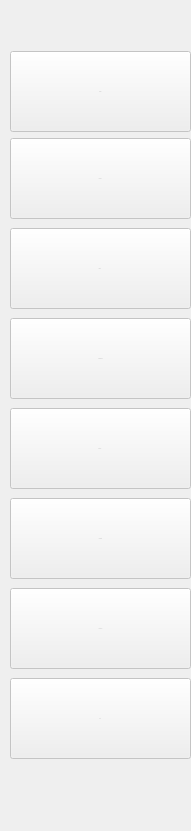
   <widget class="QGroupBox" name="groupBox_5">
    <property name="enabled">
     <bool>false</bool>
    </property>
    <property name="geometry">
     <rect>
      <x>0</x>
      <y>20</y>
      <width>191</width>
      <height>831</height>
     </rect>
    </property>
    <property name="styleSheet">
     <string notr="true">QGroupBox{
border:none;
}
</string>
    </property>
    <property name="title">
     <string/>
    </property>
    <widget class="QPushButton" name="out_btn">
     <property name="geometry">
      <rect>
       <x>10</x>
       <y>678</y>
       <width>181</width>
       <height>81</height>
      </rect>
     </property>
     <property name="font">
      <font>
       <pointsize>-1</pointsize>
      </font>
     </property>
     <property name="cursor">
      <cursorShape>PointingHandCursor</cursorShape>
     </property>
     <property name="text">
      <string> Out    </string>
     </property>
     <property name="icon">
      <iconset resource="file.qrc">
       <normaloff>:/photos/logout (1).png</normaloff>:/photos/logout (1).png</iconset>
     </property>
     <property name="iconSize">
      <size>
       <width>40</width>
       <height>40</height>
      </size>
     </property>
    </widget>
    <widget class="QPushButton" name="today_btn">
     <property name="enabled">
      <bool>false</bool>
     </property>
     <property name="geometry">
      <rect>
       <x>10</x>
       <y>51</y>
       <width>181</width>
       <height>81</height>
      </rect>
     </property>
     <property name="font">
      <font>
       <pointsize>-1</pointsize>
      </font>
     </property>
     <property name="cursor">
      <cursorShape>PointingHandCursor</cursorShape>
     </property>
     <property name="focusPolicy">
      <enum>Qt::StrongFocus</enum>
     </property>
     <property name="styleSheet">
      <string notr="true"/>
     </property>
     <property name="text">
      <string>Today </string>
     </property>
     <property name="icon">
      <iconset resource="file.qrc">
       <normaloff>:/photos/newspaper.png</normaloff>:/photos/newspaper.png</iconset>
     </property>
     <property name="iconSize">
      <size>
       <width>40</width>
       <height>40</height>
      </size>
     </property>
    </widget>
    <widget class="QPushButton" name="client_btn">
     <property name="enabled">
      <bool>false</bool>
     </property>
     <property name="geometry">
      <rect>
       <x>10</x>
       <y>228</y>
       <width>181</width>
       <height>81</height>
      </rect>
     </property>
     <property name="font">
      <font>
       <pointsize>-1</pointsize>
      </font>
     </property>
     <property name="cursor">
      <cursorShape>PointingHandCursor</cursorShape>
     </property>
     <property name="focusPolicy">
      <enum>Qt::StrongFocus</enum>
     </property>
     <property name="styleSheet">
      <string notr="true"/>
     </property>
     <property name="text">
      <string>Client     </string>
     </property>
     <property name="icon">
      <iconset resource="file.qrc">
       <normaloff>:/photos/user.png</normaloff>:/photos/user.png</iconset>
     </property>
     <property name="iconSize">
      <size>
       <width>40</width>
       <height>40</height>
      </size>
     </property>
    </widget>
    <widget class="QPushButton" name="dash_btn">
     <property name="enabled">
      <bool>false</bool>
     </property>
     <property name="geometry">
      <rect>
       <x>10</x>
       <y>318</y>
       <width>181</width>
       <height>81</height>
      </rect>
     </property>
     <property name="font">
      <font>
       <pointsize>-1</pointsize>
      </font>
     </property>
     <property name="cursor">
      <cursorShape>PointingHandCursor</cursorShape>
     </property>
     <property name="focusPolicy">
      <enum>Qt::ClickFocus</enum>
     </property>
     <property name="styleSheet">
      <string notr="true"/>
     </property>
     <property name="text">
      <string>Dasboard</string>
     </property>
     <property name="icon">
      <iconset resource="file.qrc">
       <normaloff>:/photos/dashboard.png</normaloff>:/photos/dashboard.png</iconset>
     </property>
     <property name="iconSize">
      <size>
       <width>40</width>
       <height>40</height>
      </size>
     </property>
    </widget>
    <widget class="QPushButton" name="books_btn">
     <property name="enabled">
      <bool>false</bool>
     </property>
     <property name="geometry">
      <rect>
       <x>10</x>
       <y>138</y>
       <width>181</width>
       <height>81</height>
      </rect>
     </property>
     <property name="font">
      <font>
       <pointsize>-1</pointsize>
      </font>
     </property>
     <property name="cursor">
      <cursorShape>PointingHandCursor</cursorShape>
     </property>
     <property name="focusPolicy">
      <enum>Qt::StrongFocus</enum>
     </property>
     <property name="styleSheet">
      <string notr="true"/>
     </property>
     <property name="text">
      <string>Books  </string>
     </property>
     <property name="icon">
      <iconset resource="file.qrc">
       <normaloff>:/photos/books.png</normaloff>:/photos/books.png</iconset>
     </property>
     <property name="iconSize">
      <size>
       <width>40</width>
       <height>40</height>
      </size>
     </property>
    </widget>
    <widget class="QPushButton" name="settings_btn">
     <property name="enabled">
      <bool>false</bool>
     </property>
     <property name="geometry">
      <rect>
       <x>10</x>
       <y>588</y>
       <width>181</width>
       <height>81</height>
      </rect>
     </property>
     <property name="font">
      <font>
       <pointsize>-1</pointsize>
      </font>
     </property>
     <property name="cursor">
      <cursorShape>PointingHandCursor</cursorShape>
     </property>
     <property name="focusPolicy">
      <enum>Qt::ClickFocus</enum>
     </property>
     <property name="styleSheet">
      <string notr="true"/>
     </property>
     <property name="text">
      <string>Settings</string>
     </property>
     <property name="icon">
      <iconset resource="file.qrc">
       <normaloff>:/photos/settings.png</normaloff>:/photos/settings.png</iconset>
     </property>
     <property name="iconSize">
      <size>
       <width>40</width>
       <height>40</height>
      </size>
     </property>
    </widget>
    <widget class="QPushButton" name="history_btn">
     <property name="enabled">
      <bool>false</bool>
     </property>
     <property name="geometry">
      <rect>
       <x>10</x>
       <y>408</y>
       <width>181</width>
       <height>81</height>
      </rect>
     </property>
     <property name="font">
      <font>
       <pointsize>-1</pointsize>
      </font>
     </property>
     <property name="cursor">
      <cursorShape>PointingHandCursor</cursorShape>
     </property>
     <property name="focusPolicy">
      <enum>Qt::ClickFocus</enum>
     </property>
     <property name="styleSheet">
      <string notr="true"/>
     </property>
     <property name="text">
      <string>History     </string>
     </property>
     <property name="icon">
      <iconset resource="file.qrc">
       <normaloff>:/photos/history.png</normaloff>:/photos/history.png</iconset>
     </property>
     <property name="iconSize">
      <size>
       <width>40</width>
       <height>40</height>
      </size>
     </property>
    </widget>
    <widget class="QPushButton" name="reports_btn">
     <property name="enabled">
      <bool>false</bool>
     </property>
     <property name="geometry">
      <rect>
       <x>10</x>
       <y>498</y>
       <width>181</width>
       <height>81</height>
      </rect>
     </property>
     <property name="font">
      <font>
       <pointsize>-1</pointsize>
      </font>
     </property>
     <property name="cursor">
      <cursorShape>PointingHandCursor</cursorShape>
     </property>
     <property name="focusPolicy">
      <enum>Qt::ClickFocus</enum>
     </property>
     <property name="styleSheet">
      <string notr="true"/>
     </property>
     <property name="text">
      <string>Reports</string>
     </property>
     <property name="icon">
      <iconset resource="file.qrc">
       <normaloff>:/photos/analysis.png</normaloff>:/photos/analysis.png</iconset>
     </property>
     <property name="iconSize">
      <size>
       <width>40</width>
       <height>40</height>
      </size>
     </property>
    </widget>
   </widget>
